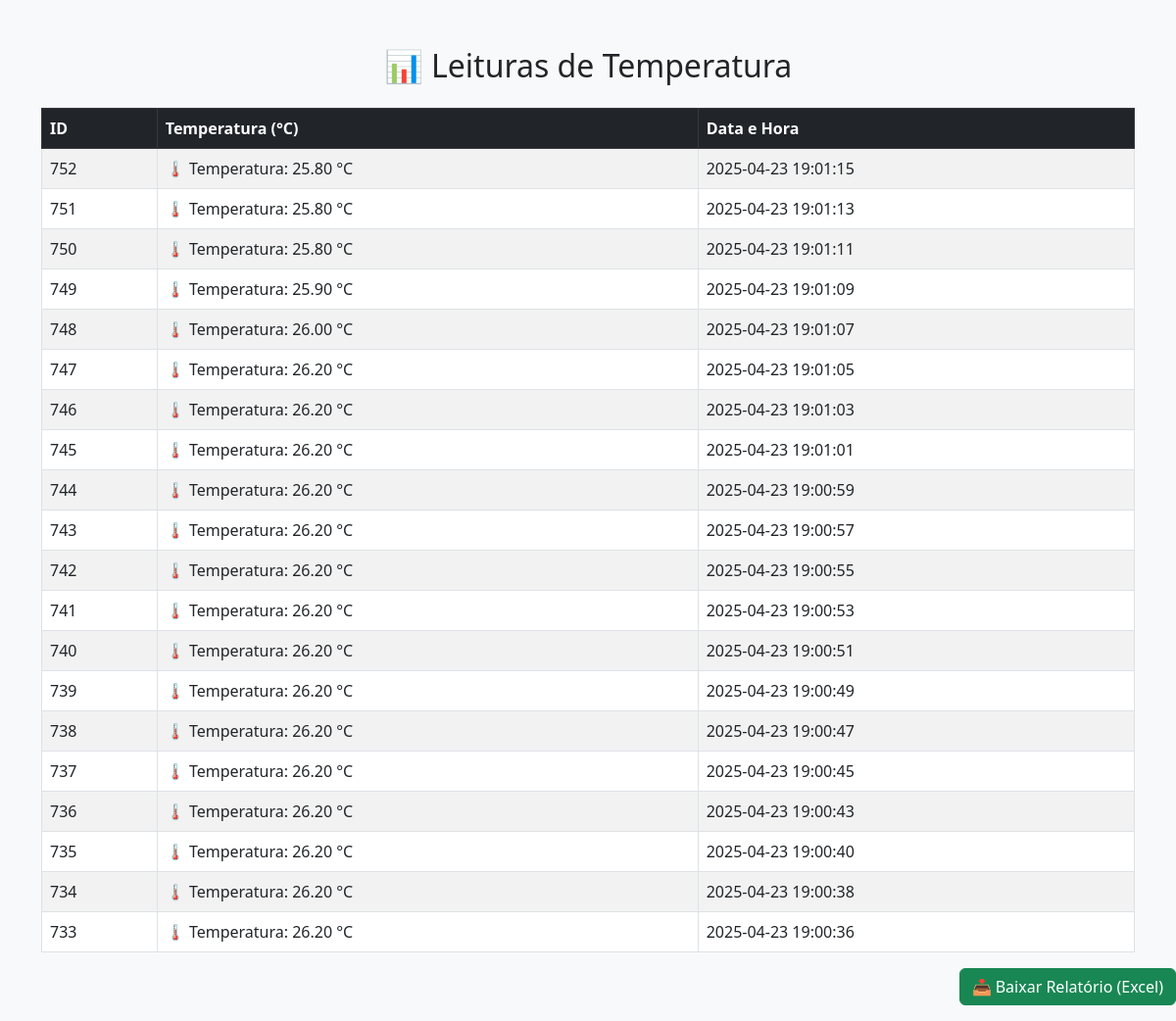
Screenshot of /visualizar with the database file from the repository.
### tables this page shows
CREATE TABLE leituras (
        id INTEGER PRIMARY KEY AUTOINCREMENT,
        temperatura TEXT,
        data_hora TEXT
    );

### app.py (the view)
@app.route('/visualizar', methods=['GET'])
def visualizar_temperaturas():
    conn = sqlite3.connect('temperaturas.db')
    cursor = conn.cursor()
    cursor.execute("SELECT * FROM leituras ORDER BY id DESC LIMIT 20")
    dados = cursor.fetchall()
    conn.close()
    return render_template('temperaturas.html', dados=dados)

### templates/temperaturas.html (shortened to what this page needs)
<!DOCTYPE html>
<html lang="pt-br">
<head>
    <link href="https://cdn.jsdelivr.net/npm/bootstrap@5.3.0/dist/css/bootstrap.min.css" rel="stylesheet">
</head>
<body class="bg-light">
    <div class="container mt-5">
        <h2 class="mb-4 text-center">📊 Leituras de Temperatura</h2>
        <table class="table table-bordered table-striped">
            <thead class="table-dark">
                <tr>
                    <th>ID</th>
                    <th>Temperatura (°C)</th>
                    <th>Data e Hora</th>
                </tr>
            </thead>
            <tbody>
                {% for row in dados %}
                <tr>
                    <td>{{ row[0] }}</td>
                    <td>{{ row[1] }}</td>
                    <td>{{ row[2] }}</td>
                </tr>
                {% endfor %}
            </tbody>
        </table>
    </div>
</body>
</html>
<div class="mb-3 text-end">
    <a href="/exportar_excel" class="btn btn-success">📥 Baixar Relatório (Excel)</a>
</div>

### rows the page displays
leituras: id "752", temperatura "🌡️ Temperatura: 25.80 °C", data_hora "2025-04-23 19:01:15"
leituras: id "751", temperatura "🌡️ Temperatura: 25.80 °C", data_hora "2025-04-23 19:01:13"
leituras: id "750", temperatura "🌡️ Temperatura: 25.80 °C", data_hora "2025-04-23 19:01:11"
leituras: id "749", temperatura "🌡️ Temperatura: 25.90 °C", data_hora "2025-04-23 19:01:09"
leituras: id "748", temperatura "🌡️ Temperatura: 26.00 °C", data_hora "2025-04-23 19:01:07"
leituras: id "747", temperatura "🌡️ Temperatura: 26.20 °C", data_hora "2025-04-23 19:01:05"
leituras: id "746", temperatura "🌡️ Temperatura: 26.20 °C", data_hora "2025-04-23 19:01:03"
leituras: id "745", temperatura "🌡️ Temperatura: 26.20 °C", data_hora "2025-04-23 19:01:01"
leituras: id "744", temperatura "🌡️ Temperatura: 26.20 °C", data_hora "2025-04-23 19:00:59"
leituras: id "743", temperatura "🌡️ Temperatura: 26.20 °C", data_hora "2025-04-23 19:00:57"
leituras: id "742", temperatura "🌡️ Temperatura: 26.20 °C", data_hora "2025-04-23 19:00:55"
leituras: id "741", temperatura "🌡️ Temperatura: 26.20 °C", data_hora "2025-04-23 19:00:53"
leituras: id "740", temperatura "🌡️ Temperatura: 26.20 °C", data_hora "2025-04-23 19:00:51"
leituras: id "739", temperatura "🌡️ Temperatura: 26.20 °C", data_hora "2025-04-23 19:00:49"
leituras: id "738", temperatura "🌡️ Temperatura: 26.20 °C", data_hora "2025-04-23 19:00:47"
leituras: id "737", temperatura "🌡️ Temperatura: 26.20 °C", data_hora "2025-04-23 19:00:45"
leituras: id "736", temperatura "🌡️ Temperatura: 26.20 °C", data_hora "2025-04-23 19:00:43"
leituras: id "735", temperatura "🌡️ Temperatura: 26.20 °C", data_hora "2025-04-23 19:00:40"
leituras: id "734", temperatura "🌡️ Temperatura: 26.20 °C", data_hora "2025-04-23 19:00:38"
leituras: id "733", temperatura "🌡️ Temperatura: 26.20 °C", data_hora "2025-04-23 19:00:36"
